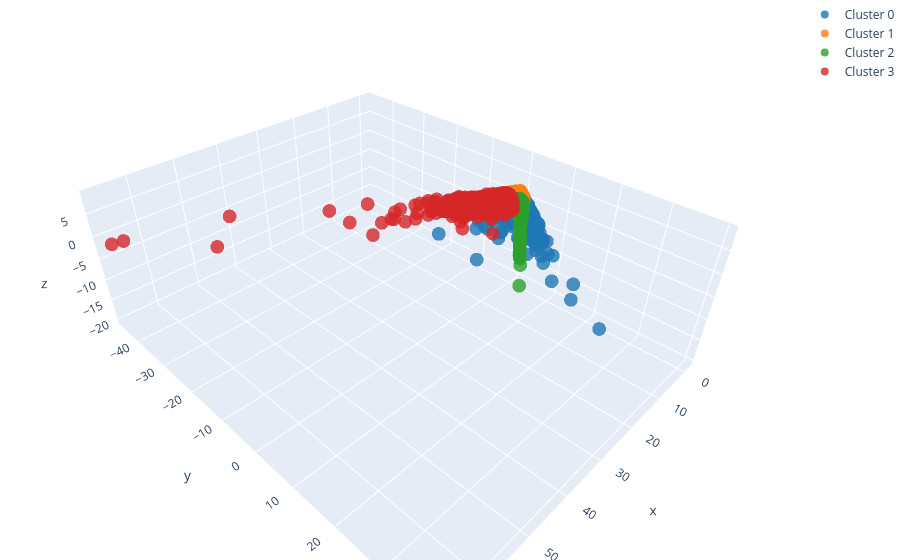

Here is the notebook cell this chart was saved with:
### Code cell
N_CLUSTERS = 4

df_kmeans = kmeans_fit_and_plot_per_cluster(N_CLUSTERS, X_final, user_events_df)

### Figure 1 — Plotly figure (JSON) as saved in the notebook; plotly's stock layout.template omitted (floating-point values rounded to 4 significant figures; data arrays with more than 128 entries replaced by an {"elided": "..."} marker saying what was removed)
{"data": [{"marker": {"color": "#1f77b4", "opacity": 0.8, "size": 8}, "mode": "markers", "name": "Cluster 0", "type": "scatter3d", "x": {"elided": "1812 float values"}, "y": {"elided": "1812 float values"}, "z": {"elided": "1812 float values"}}, {"marker": {"color": "#ff7f0e", "opacity": 0.8, "size": 8}, "mode": "markers", "name": "Cluster 1", "type": "scatter3d", "x": {"elided": "22155 float values"}, "y": {"elided": "22155 float values"}, "z": {"elided": "22155 float values"}}, {"marker": {"color": "#2ca02c", "opacity": 0.8, "size": 8}, "mode": "markers", "name": "Cluster 2", "type": "scatter3d", "x": {"elided": "23580 float values"}, "y": {"elided": "23580 float values"}, "z": {"elided": "23580 float values"}}, {"marker": {"color": "#d62728", "opacity": 0.8, "size": 8}, "mode": "markers", "name": "Cluster 3", "type": "scatter3d", "x": {"elided": "2453 float values"}, "y": {"elided": "2453 float values"}, "z": {"elided": "2453 float values"}}], "layout": {"margin": {"b": 0, "l": 0, "r": 0, "t": 0}, "title": {"text": "Interactive 3D Plot of Clusters"}}}
